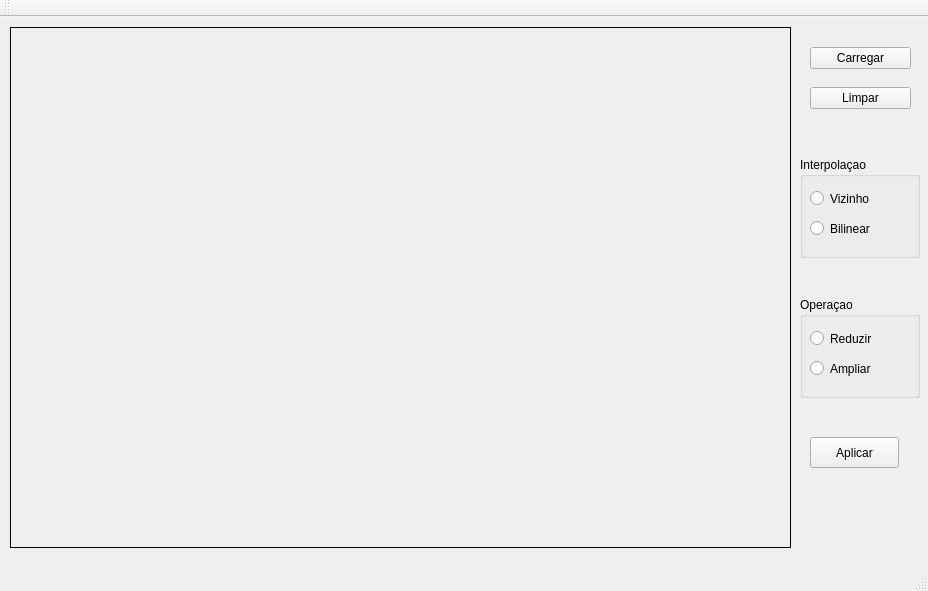
<?xml version="1.0" encoding="UTF-8"?>
<ui version="4.0">
 <class>MainWindow</class>
 <widget class="QMainWindow" name="MainWindow">
  <property name="geometry">
   <rect>
    <x>0</x>
    <y>0</y>
    <width>928</width>
    <height>591</height>
   </rect>
  </property>
  <property name="windowTitle">
   <string>MainWindow</string>
  </property>
  <widget class="QWidget" name="centralWidget">
   <widget class="QLabel" name="imagem">
    <property name="geometry">
     <rect>
      <x>10</x>
      <y>10</y>
      <width>781</width>
      <height>521</height>
     </rect>
    </property>
    <property name="frameShape">
     <enum>QFrame::Box</enum>
    </property>
    <property name="text">
     <string/>
    </property>
   </widget>
   <widget class="QPushButton" name="carregar">
    <property name="geometry">
     <rect>
      <x>810</x>
      <y>30</y>
      <width>101</width>
      <height>22</height>
     </rect>
    </property>
    <property name="text">
     <string>Carregar</string>
    </property>
   </widget>
   <widget class="QPushButton" name="limpar">
    <property name="geometry">
     <rect>
      <x>810</x>
      <y>70</y>
      <width>101</width>
      <height>22</height>
     </rect>
    </property>
    <property name="text">
     <string>Limpar</string>
    </property>
   </widget>
   <widget class="QGroupBox" name="groupBox">
    <property name="geometry">
     <rect>
      <x>800</x>
      <y>140</y>
      <width>120</width>
      <height>101</height>
     </rect>
    </property>
    <property name="title">
     <string>Interpolaçao</string>
    </property>
    <widget class="QRadioButton" name="vizinho">
     <property name="geometry">
      <rect>
       <x>10</x>
       <y>30</y>
       <width>112</width>
       <height>23</height>
      </rect>
     </property>
     <property name="text">
      <string>Vizinho</string>
     </property>
    </widget>
    <widget class="QRadioButton" name="bilinear">
     <property name="geometry">
      <rect>
       <x>10</x>
       <y>60</y>
       <width>112</width>
       <height>23</height>
      </rect>
     </property>
     <property name="text">
      <string>Bilinear</string>
     </property>
    </widget>
   </widget>
   <widget class="QGroupBox" name="groupBox_2">
    <property name="geometry">
     <rect>
      <x>800</x>
      <y>280</y>
      <width>120</width>
      <height>101</height>
     </rect>
    </property>
    <property name="title">
     <string>Operaçao</string>
    </property>
    <widget class="QRadioButton" name="reduzir">
     <property name="geometry">
      <rect>
       <x>10</x>
       <y>30</y>
       <width>112</width>
       <height>23</height>
      </rect>
     </property>
     <property name="text">
      <string>Reduzir</string>
     </property>
    </widget>
    <widget class="QRadioButton" name="ampliar">
     <property name="geometry">
      <rect>
       <x>10</x>
       <y>60</y>
       <width>112</width>
       <height>23</height>
      </rect>
     </property>
     <property name="text">
      <string>Ampliar</string>
     </property>
    </widget>
   </widget>
   <widget class="QPushButton" name="aplicar">
    <property name="geometry">
     <rect>
      <x>810</x>
      <y>420</y>
      <width>89</width>
      <height>31</height>
     </rect>
    </property>
    <property name="text">
     <string>Aplicar</string>
    </property>
   </widget>
  </widget>
  <widget class="QMenuBar" name="menuBar">
   <property name="geometry">
    <rect>
     <x>0</x>
     <y>0</y>
     <width>928</width>
     <height>22</height>
    </rect>
   </property>
  </widget>
  <widget class="QToolBar" name="mainToolBar">
   <attribute name="toolBarArea">
    <enum>TopToolBarArea</enum>
   </attribute>
   <attribute name="toolBarBreak">
    <bool>false</bool>
   </attribute>
  </widget>
  <widget class="QStatusBar" name="statusBar"/>
 </widget>
 <layoutdefault spacing="6" margin="11"/>
 <resources/>
 <connections/>
</ui>
